Frame 1 (no input): blank canvas, image omitted
Frame 60 (the mouse pressed at the canvas centre just before this capture): blank canvas, image omitted
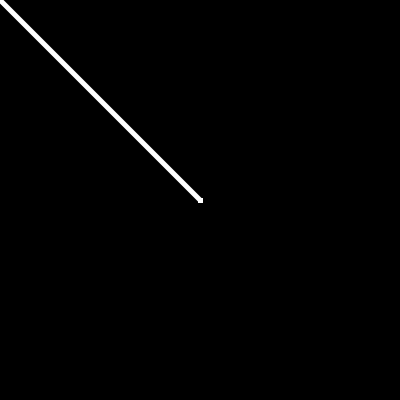
Frame 120 (the mouse held since frame 60 and released just before this capture)

The Processing sketch whose frames 1 and 60 were blank and that drew this single picture after the mouse press (run headless with seeded random() and noise(); from frame 60 on, the mouse is pressed at the canvas centre):

// Processing sketch: processing_103240
// ── processing_103240.pde

// Gayatri Krishnan
// July 8
// Basic drawing app 
// Reference: DMA

void setup () {
  background(0); 
  size (400, 400); 
  strokeWeight(5); 
  stroke(255);
}

void draw() {
  if (mousePressed == true) 
    line (pmouseX, pmouseY, mouseX, mouseY);

  println("mouseX: " + mouseX + " , mouseY: " + mouseY);
}
